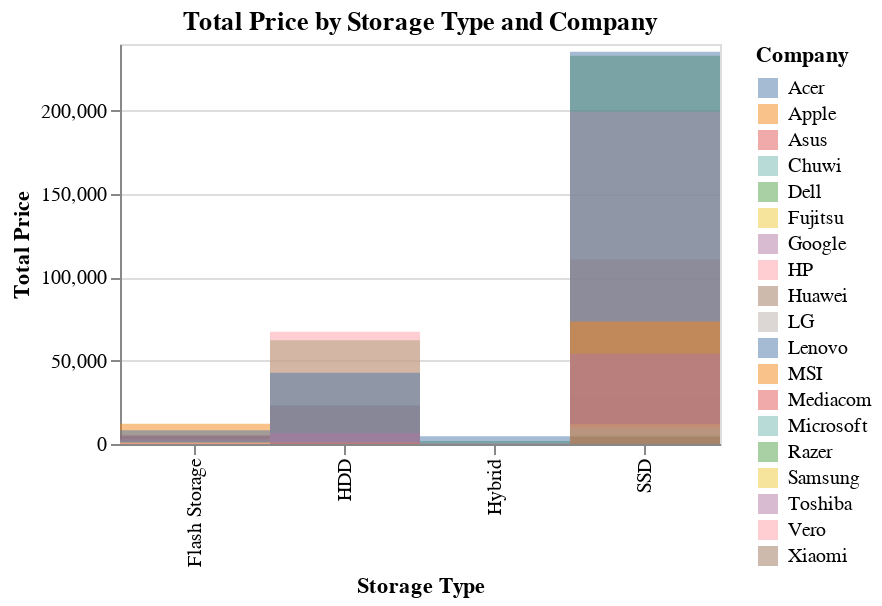

Source (notebook cell):
### Markdown cell above
2) Total Price by Storage Type and Company

### Code cell
# Grouping the data by 'PrimaryStorageType' and 'Company', then summing the prices
area_data = akv16.groupby(['PrimaryStorageType', 'Company'], as_index=False)['Price'].sum()

company_selection = alt.selection_point(fields=['Company'], bind='legend')

area_plot = alt.Chart(area_data).mark_rect(opacity=0.5).encode(
    x=alt.X('PrimaryStorageType:O', title='Storage Type'),
    y=alt.Y('Price:Q', title='Total Price'),
    color='Company:N',  # Color encoding for different companies
    tooltip=['Company:N', 'PrimaryStorageType:O', 'Price:Q']  # Tooltips for interaction
    ).add_params(
    company_selection
).transform_filter(
    company_selection
).properties(
    title='Total Price by Storage Type and Company',
    width=300,
    height=200,
).interactive()
alt.themes.enable('dark')  

# Display the area plot
area_plot.save('2.html')
area_plot

### Figure 1 — Vega-Lite specification as saved in the notebook (floating-point values rounded to 4 significant figures)
{"usermeta": {"embedOptions": {"theme": "dark"}}, "config": {"view": {"continuousWidth": 300, "continuousHeight": 300}}, "data": {"name": "data-8b28b3292591b9ea9ab442ebc89ca7d6"}, "mark": {"type": "rect", "opacity": 0.5}, "encoding": {"color": {"field": "Company", "type": "nominal"}, "tooltip": [{"field": "Company", "type": "nominal"}, {"field": "PrimaryStorageType", "type": "ordinal"}, {"field": "Price", "type": "quantitative"}], "x": {"field": "PrimaryStorageType", "title": "Storage Type", "type": "ordinal"}, "y": {"field": "Price", "title": "Total Price", "type": "quantitative"}}, "height": 200, "params": [{"name": "param_2", "select": {"type": "point", "fields": ["Company"]}, "bind": "legend"}, {"name": "param_3", "select": {"type": "interval", "encodings": ["x", "y"]}, "bind": "scales"}], "title": "Total Price by Storage Type and Company", "transform": [{"filter": {"param": "param_2"}}], "width": 300, "$schema": "https://vega.github.io/schema/vega-lite/v5.20.1.json", "datasets": {"data-8b28b3292591b9ea9ab442ebc89ca7d6": [{"PrimaryStorageType": "Flash Storage", "Company": "Acer", "Price": 4614.0}, {"PrimaryStorageType": "Flash Storage", "Company": "Apple", "Price": 12160.0}, {"PrimaryStorageType": "Flash Storage", "Company": "Asus", "Price": 5251.0}, {"PrimaryStorageType": "Flash Storage", "Company": "Chuwi", "Price": 942.9}, {"PrimaryStorageType": "Flash Storage", "Company": "Dell", "Price": 2288.0}, {"PrimaryStorageType": "Flash Storage", "Company": "HP", "Price": 2847.0}, {"PrimaryStorageType": "Flash Storage", "Company": "Lenovo", "Price": 8300.0}, {"PrimaryStorageType": "Flash Storage", "Company": "Mediacom", "Price": 494.0}, {"PrimaryStorageType": "Flash Storage", "Company": "Samsung", "Price": 928.0}, {"PrimaryStorageType": "Flash Storage", "Company": "Vero", "Price": 869.7}, {"PrimaryStorageType": "HDD", "Company": "Acer", "Price": 23200.0}, {"PrimaryStorageType": "HDD", "Company": "Asus", "Price": 22820.0}, {"PrimaryStorageType": "HDD", "Company": "Dell", "Price": 62290.0}, {"PrimaryStorageType": "HDD", "Company": "Fujitsu", "Price": 739.0}, {"PrimaryStorageType": "HDD", "Company": "HP", "Price": 67400.0}, {"PrimaryStorageType": "HDD", "Company": "Lenovo", "Price": 42790.0}, {"PrimaryStorageType": "HDD", "Company": "MSI", "Price": 839.0}, {"PrimaryStorageType": "HDD", "Company": "Mediacom", "Price": 265.0}, {"PrimaryStorageType": "HDD", "Company": "Toshiba", "Price": 6638.0}, {"PrimaryStorageType": "Hybrid", "Company": "Dell", "Price": 1848.0}, {"PrimaryStorageType": "Hybrid", "Company": "HP", "Price": 550.0}, {"PrimaryStorageType": "Hybrid", "Company": "Lenovo", "Price": 4609.0}, {"PrimaryStorageType": "SSD", "Company": "Acer", "Price": 29330.0}, {"PrimaryStorageType": "SSD", "Company": "Apple", "Price": 17830.0}, {"PrimaryStorageType": "SSD", "Company": "Asus", "Price": 110800.0}, {"PrimaryStorageType": "SSD", "Company": "Dell", "Price": 232900.0}, {"PrimaryStorageType": "SSD", "Company": "Fujitsu", "Price": 1448.0}, {"PrimaryStorageType": "SSD", "Company": "Google", "Price": 5033.0}, {"PrimaryStorageType": "SSD", "Company": "HP", "Price": 199400.0}, {"PrimaryStorageType": "SSD", "Company": "Huawei", "Price": 2848.0}, {"PrimaryStorageType": "SSD", "Company": "LG", "Price": 6297.0}, {"PrimaryStorageType": "SSD", "Company": "Lenovo", "Price": 235300.0}, {"PrimaryStorageType": "SSD", "Company": "MSI", "Price": 73500.0}, {"PrimaryStorageType": "SSD", "Company": "Mediacom", "Price": 1306.0}, {"PrimaryStorageType": "SSD", "Company": "Microsoft", "Price": 9674.0}, {"PrimaryStorageType": "SSD", "Company": "Razer", "Price": 5427.0}, {"PrimaryStorageType": "SSD", "Company": "Samsung", "Price": 11790.0}, {"PrimaryStorageType": "SSD", "Company": "Toshiba", "Price": 54220.0}, {"PrimaryStorageType": "SSD", "Company": "Xiaomi", "Price": 4534.0}]}}
